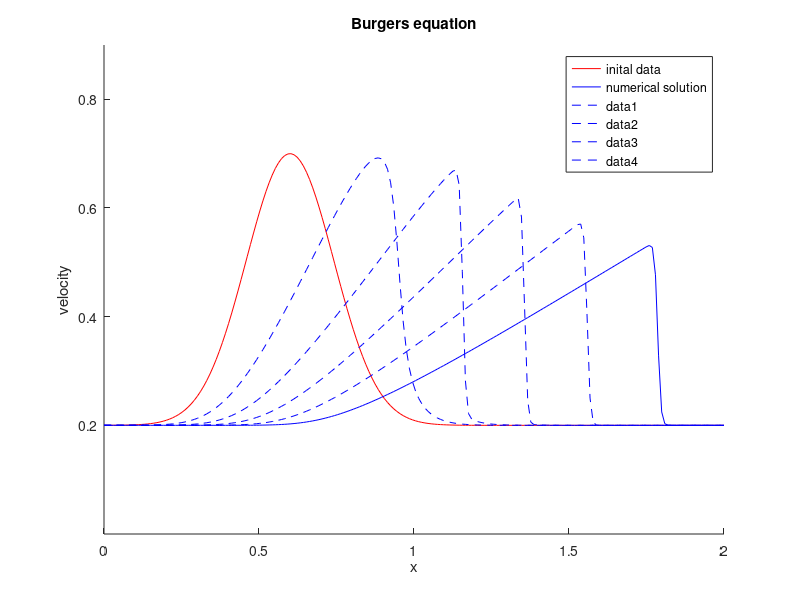

The MATLAB source for this figure:
%-------------------------------------------------------------------
% MATLAB routine for solving Burgers equation 
%   v_t + (v^2/2)_x  (conservation form)
%
% created: April 2010
% author:  Susanne Hoefner, Uppsala University 
%-------------------------------------------------------------------

clear   % clear all variables
clf     % clear plot area

%-------------------------------------------------------------------
% defining spatial grid
%-------------------------------------------------------------------

npt   = 200;     % number of spatial grid points
x_min = 0.0;     % left boundary
x_max = 2.0;     % right boundary

dx    = (x_max-x_min)/(npt-1);  % grid spacing (equidistant)
for i=1:npt
  x(i) = x_min + (i-1)*dx;      % setting spatial grid points 
end

x_diff  = (x_max-x_min);        % length of spatial range
x_mid   = (x_min+x_max)/2.0;    % mid-point of spatial range

%-------------------------------------------------------------------
% setting initial conditions
%-------------------------------------------------------------------

% parameters for initial data

i_dat = 1;      % Gaussian
%i_dat = 2;      % slope
%i_dat = 3;      % triangle

v_min = +0.20;  % maxium velocity
v_max = +0.70;  % minimum velocity

f_tip   = 0.30; % location of gaussian and triangle
f_gauss = 0.40; % width parameter for gaussian
f_width = 0.20; % width parameter for triangle and slope

% creating initial data

for i=1:npt

  % gaussian

  if i_dat == 1
    x_tip   = x_min + f_tip*x_diff;  % center of triangle
    v(i,1) = (v_max-v_min) * exp( -( (x(i)-x_tip) / f_gauss*x_diff )^2 ) + v_min;
  end

  % slope

  if i_dat == 2
    x_left  = x_mid-f_width*x_diff;
    x_right = x_mid+f_width*x_diff;
    v(i,1) = v_max;
    if x(i) > (x_left)
      if x(i) < (x_right)
        v(i,1) = v_max - (v_max-v_min)*((x(i)-x_left)/(x_right-x_left));
      else
        v(i,1) = v_min;
      end
    end
  end

  % triangle

  if i_dat == 3
    x_tip   = x_min + f_tip*x_diff;  % center of triangle
    x_left  = x_tip-f_width*x_diff;  % left border of triangle
    x_right = x_tip+f_width*x_diff;  % right border of triangle
    v(i,1) = v_min;                  % velocity outside triangle region
    if x(i) > x_left
      if x(i) < x_right
        if x(i) < x_tip              % left side of triangle
          v(i,1) = v_min + (v_max-v_min)*((x(i)-x_left)/(x_tip-x_left));
        else                         % right side of triangle
          v(i,1) = v_max - (v_max-v_min)*((x(i)-x_tip)/(x_right-x_tip));
        end
      end
    end
  end

end

%-------------------------------------------------------------------
% computing solution at chosen time levels
%    (using a conservative explicit upwind differencing scheme)
%-------------------------------------------------------------------

t_start = 0.0;  % starting time 
t_stop  = 2.4;  % stopping time 

cfl     = 0.8;  % Courant number (must be < 1 for stability)

t(1)    = t_start; % time level of initial data
age     = t(1);    % control variable for time integration
n       = 0;       % initializing time level counter

while (age <= t_stop) 

  n      = n+1;                      % index of time level
  dt     = dx*cfl/max(abs(v(:,n)));  % time step
  t(n+1) = t(n) + dt;                % time 
  age    = t(n+1);

  v(1,n+1) = v(1,1);       % left boundary condition (fixed value)
  v(npt,n+1) = v(npt,1);   % right boundary condition (fixed value)

  % compute upwind fluxes at cell boundaries

  for i=1:npt-1 % cells boundaries = x_i's middle points           
    vp = 0.5 * ( v(i,n) + v(i+1,n) ); % average value
    if (vp > 0.0) % average value positive
      if (v(i,n) >= 0.0) 
        flp(i) = 0.5 * v(i,n)^2;
      end
    elseif (vp <= 0.0) % average value negative
      if (v(i+1,n) <= 0.0) 
        flp(i) = 0.5 * v(i+1,n)^2;
      end
    else
      flp(i) = 0.0;
    end
  end  

  % compute solution v for new time level t(n+1) at locations x(i)
  
  for i=2:npt-1
    v(i,n+1) = v(i,n) - dt/dx * ( flp(i) - flp(i-1) );
  end
  
end

ntst = n+1;  % total number of time levels (including initial data)

%-------------------------------------------------------------------
% plotting initial data and solution
%-------------------------------------------------------------------

vdata_max = max(v(:,1));
vdata_min = min(v(:,1));
dv = vdata_max - vdata_min;

fb    = 0.4;              % parameter for extending y-range
y_min = vdata_min-dv*fb;
y_max = vdata_max+dv*fb;

hold on 

title ('Burgers equation');  
ylabel('velocity'); 
xlabel('x'); 

axis([x_min x_max y_min y_max]);

plot(x,v(:,1),'r-')       % plot initial data
plot(x,v(:,ntst),'b-')    % plot solution at last time level

legend('inital data','numerical solution')

npl  = 5; % number of snapshots to be plotted

if npl > 1
  dn = (ntst-mod(ntst,npl))/npl;
  for i=dn:dn:(ntst-npl)
    plot(x,v(:,i),'b--')   % plot intermediate snapshots
  end
end

hold off

%-------------------------------------------------------------------
